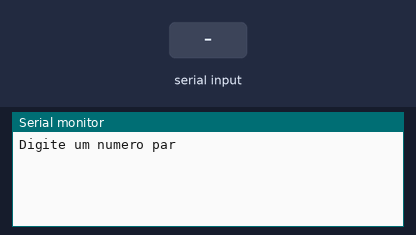
A sketch run on a simulated Arduino Uno, built with avr-gcc and run on an emulated ATmega328P. Parts: the last lines printed to the serial monitor. The inputs (shaded band) are chosen by the test bench.

Above: at 1.2 s.
1.3 s: "90,45\n" received over Serial
At 2.5 s:
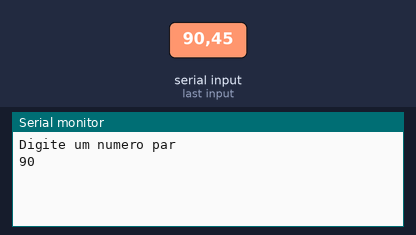
At 7.2 s:
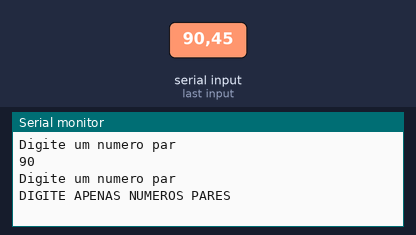

The sketch:

_caso_contr_rio_informe_apenas_digite_apenas_n_meros_pares_1.ino
```cpp
// C++ code
//
void setup()
{
  Serial.begin(9600);
}
 int numero = 0;
void loop()
{
  Serial.println("Digite um numero par");
  while (!Serial.available()) {}
  numero = Serial.parseInt();

  if( numero %2 == 0 ) {
  Serial.println(numero);
  }else{
  Serial.println("DIGITE APENAS NUMEROS PARES");
  }
  Serial.println();
  Serial.println();
  delay(5000);
}
```

Measured:
- after the input at 1.3 s, the serial monitor: prints a new line at once (image 1)
